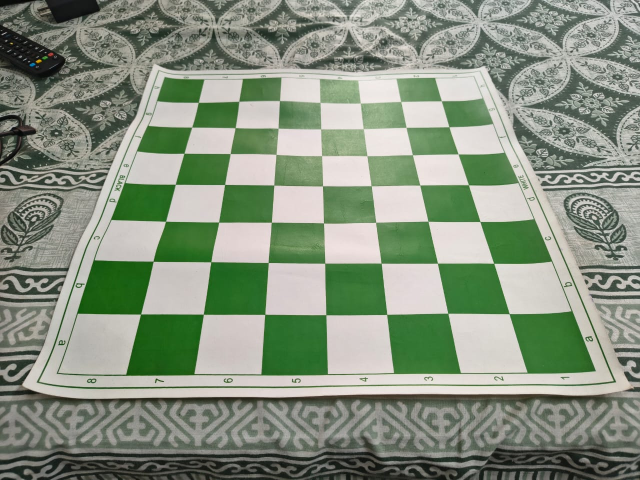
#> input picture board finder.v1i.yolov11/test.jpg, 1280 x 960 px, found by its file name (shown at 1/2 size)
$ python draw.py
#> lines starting #> are read from the running program, lines starting #| are printed output that depends on the picture; after the words box and inside, x2 and y2 are one past the last pixel; in counts of white or black regions, pixels touching at a corner belong together
import cv2

# Load the image
image = cv2.imread("test.jpg")  # Replace with your actual image path
#> image is the input picture: shape (960, 1280, 3); mean B, G, R 127.3, 146.1, 134.3

# YOLO bounding box in [x1, y1, x2, y2] format
bbox = [290, 201, 397, 255]

# Unpack the coordinates
x1, y1, x2, y2 = bbox
center = ((x1 + x2) // 2, (y1 + y2) // 2)
# Draw rectangle on image
cv2.circle(image,center, 2, (0,0,255), -1)
#> image: shape (960, 1280, 3); under 0.01% of pixels changed, all inside (x1, y1, x2, y2) = (341, 226, 346, 231)
#cv2.rectangle(image, (x1, y1), (x2, y2), color=(0, 255, 0), thickness=2)

# Optionally add label
label = "Detected Object"
cv2.putText(image, label, (x1, y1 - 10), cv2.FONT_HERSHEY_SIMPLEX,
            fontScale=0.6, color=(0, 255, 0), thickness=2)
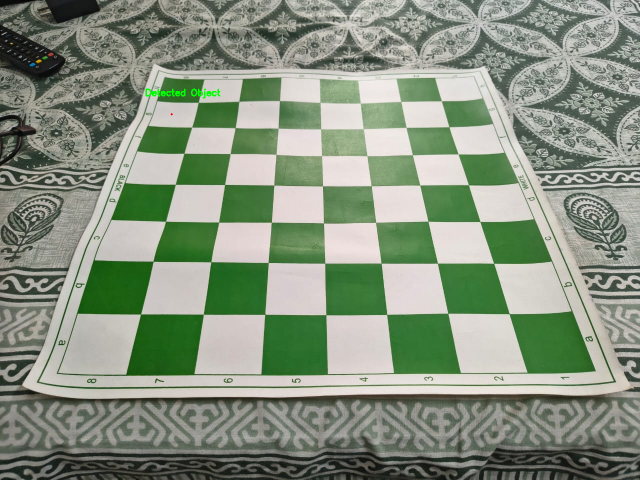
#> image: shape (960, 1280, 3) (shown at 1/2 size); mean B, G, R 127.2, 146.2, 134.1

# Show image
cv2.imshow("Image with Bounding Box", image)
cv2.waitKey(0)
cv2.destroyAllWindows()

# Optional: Save the image
cv2.imwrite("boxed_image.jpg", image)
